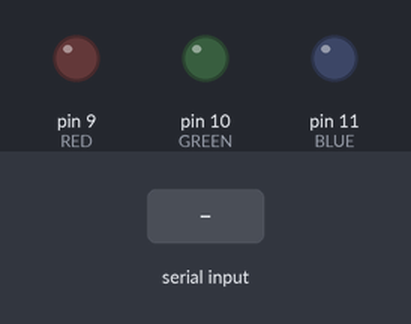
This sketch was run on a simulated Arduino Uno, built with avr-gcc and run on an emulated ATmega328P. On the bench: output pins drawn as LEDs (lit = HIGH). The inputs (shaded band) are chosen by the test bench.

Above: at 1.2 s.
1.3 s: "1" received over the second serial link
At 2.0 s:
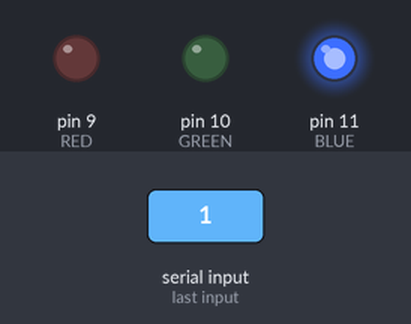
2.8 s: "2" received over the second serial link
At 3.2 s:
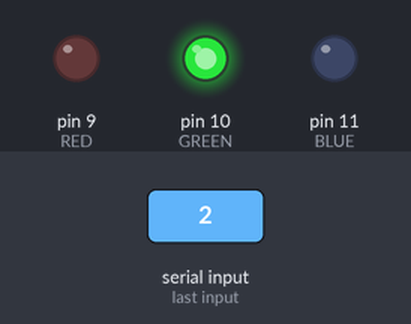
Timing chart, 0 to 5.8 s (numbered marks = the images above; inputs shaded):
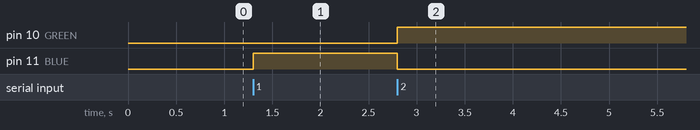

Measured:
- after the input at 1.3 s, pin 11 (BLUE): LOW → HIGH at once
- after the input at 2.8 s, pin 10 (GREEN): LOW → HIGH at once; pin 11 (BLUE): HIGH → LOW at once

The sketch:

blue.ino
```cpp
#include <SoftwareSerial.h>

int RX=7;
int TX=8;
int BLUE = 11;
int GREEN = 10;
int RED = 9;

SoftwareSerial bluetooth(RX, TX);

void setup(){
  pinMode(BLUE, OUTPUT);
  pinMode(RED, OUTPUT);
  pinMode(GREEN, OUTPUT);

  Serial.begin(9600);
  bluetooth.begin(9600);
}

void loop(){
  /*
  if (bluetooth.available() > 0) {
    Serial.write(bluetooth.read());
  }
  if (Serial.available() > 0) {
    bluetooth.write(Serial.read());
  }*/

  if (bluetooth.available() > 0) {
    char num = char(bluetooth.read());
    if (num == '1') {
      digitalWrite(BLUE, 255);
      digitalWrite(GREEN, 0);
      digitalWrite(RED, 0);
    }
    else if (num == '2') {
      digitalWrite(BLUE, 0);
      digitalWrite(GREEN, 255);
      digitalWrite(RED, 0);
    }
  }

}
```
